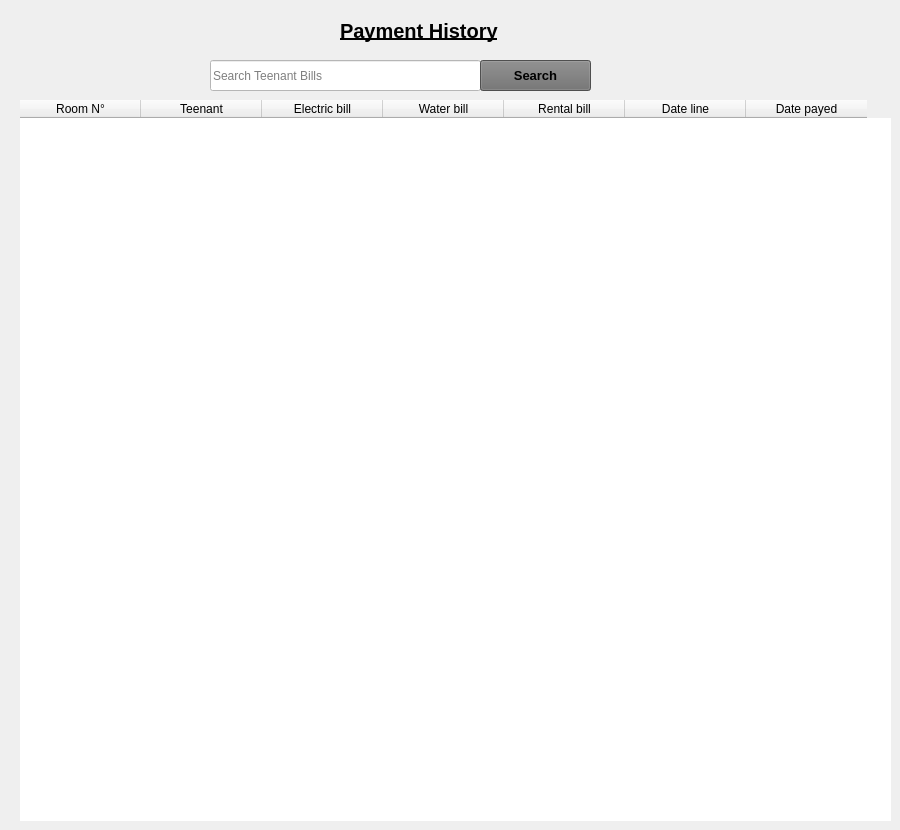
        <widget class="QWidget" name="tab_2">
         <attribute name="title">
          <string>history</string>
         </attribute>
         <widget class="QTableWidget" name="tableWidget">
          <property name="geometry">
           <rect>
            <x>20</x>
            <y>100</y>
            <width>871</width>
            <height>721</height>
           </rect>
          </property>
          <property name="frameShape">
           <enum>QFrame::NoFrame</enum>
          </property>
          <property name="showGrid">
           <bool>false</bool>
          </property>
          <property name="gridStyle">
           <enum>Qt::NoPen</enum>
          </property>
          <attribute name="horizontalHeaderDefaultSectionSize">
           <number>121</number>
          </attribute>
          <column>
           <property name="text">
            <string>Room N°</string>
           </property>
          </column>
          <column>
           <property name="text">
            <string>Teenant</string>
           </property>
          </column>
          <column>
           <property name="text">
            <string>Electric bill</string>
           </property>
          </column>
          <column>
           <property name="text">
            <string>Water bill</string>
           </property>
          </column>
          <column>
           <property name="text">
            <string>Rental bill</string>
           </property>
          </column>
          <column>
           <property name="text">
            <string>Date line</string>
           </property>
          </column>
          <column>
           <property name="text">
            <string>Date payed</string>
           </property>
          </column>
         </widget>
         <widget class="QLabel" name="label_27">
          <property name="geometry">
           <rect>
            <x>340</x>
            <y>10</y>
            <width>211</width>
            <height>41</height>
           </rect>
          </property>
          <property name="font">
           <font>
            <pointsize>15</pointsize>
            <weight>75</weight>
            <bold>true</bold>
            <underline>true</underline>
           </font>
          </property>
          <property name="text">
           <string>Payment History</string>
          </property>
         </widget>
         <widget class="QLineEdit" name="lineEdit">
          <property name="geometry">
           <rect>
            <x>210</x>
            <y>60</y>
            <width>271</width>
            <height>31</height>
           </rect>
          </property>
          <property name="font">
           <font>
            <pointsize>9</pointsize>
           </font>
          </property>
          <property name="styleSheet">
           <string notr="true">background-color: rgb(255, 255, 255);</string>
          </property>
          <property name="placeholderText">
           <string>Search Teenant Bills</string>
          </property>
         </widget>
         <widget class="QPushButton" name="pushButton_8">
          <property name="geometry">
           <rect>
            <x>480</x>
            <y>60</y>
            <width>111</width>
            <height>31</height>
           </rect>
          </property>
          <property name="font">
           <font>
            <pointsize>10</pointsize>
            <weight>75</weight>
            <bold>true</bold>
           </font>
          </property>
          <property name="styleSheet">
           <string notr="true">background-color: rgb(111, 111, 111);</string>
          </property>
          <property name="text">
           <string>Search</string>
          </property>
         </widget>
        </widget>
